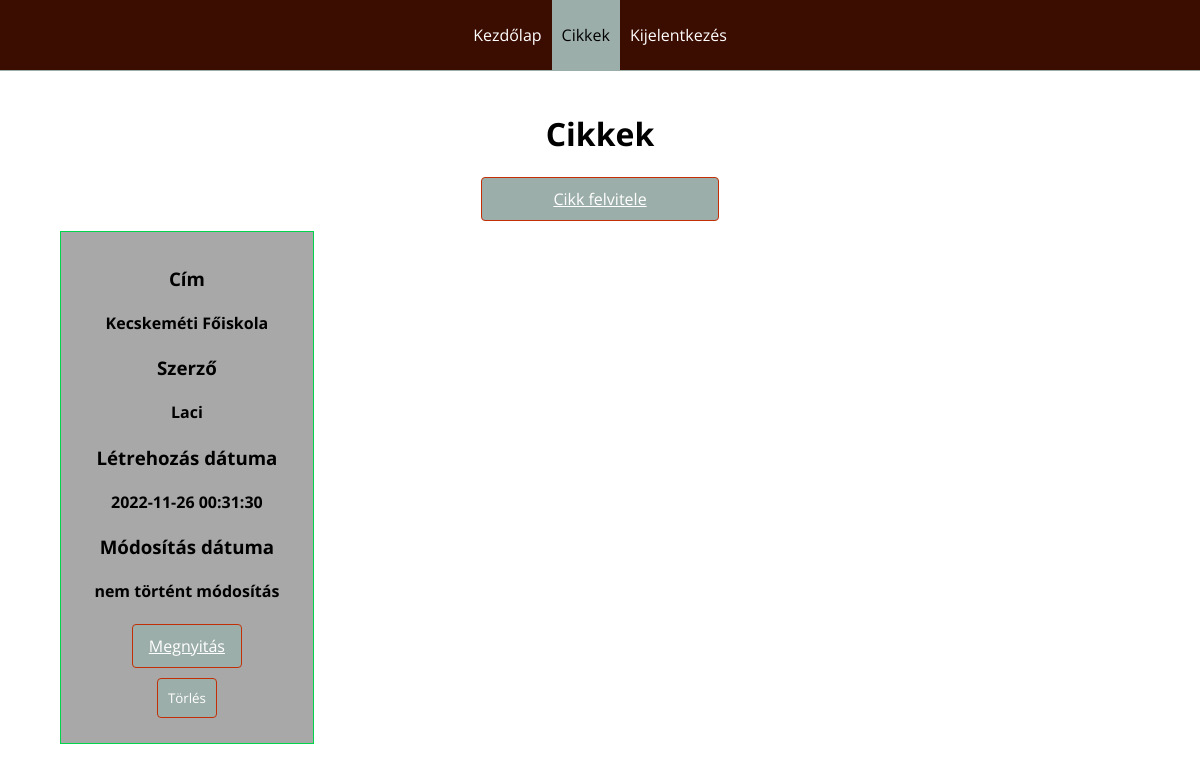
The page /?scene=admin&page=cikkek (signed in) on the database its author committed.
### tables this page shows
CREATE TABLE `menu` (
  `MenuID` int(11) NOT NULL,
  `MenuName` varchar(255) NOT NULL,
  `MenuUrl` varchar(255) NOT NULL,
  `Scene` varchar(255) NOT NULL,
  `AdminScene` tinyint(1) NOT NULL,
  `PublicScene` tinyint(1) NOT NULL,
  `RestrictedPage` tinyint(1) NOT NULL
);

CREATE TABLE `articles` (
  `ArticleID` int(11) NOT NULL,
  `Title` varchar(255) NOT NULL,
  `ShortDesc` text DEFAULT NULL,
  `Description` text DEFAULT NULL,
  `UserID` int(11) DEFAULT NULL,
  `CreationDate` timestamp NOT NULL DEFAULT current_timestamp(),
  `ModificationDate` datetime DEFAULT NULL
);

CREATE TABLE `users` (
  `UserID` int(11) NOT NULL,
  `UserName` varchar(255) DEFAULT NULL,
  `Email` varchar(255) DEFAULT NULL,
  `Pass` varchar(128) NOT NULL,
  `FirstName` varchar(255) DEFAULT NULL,
  `LastName` varchar(255) DEFAULT NULL,
  `RegDate` timestamp NOT NULL DEFAULT current_timestamp(),
  `LastModified` datetime DEFAULT NULL,
  `UserType` int(11) DEFAULT NULL
);

### app/models/Url.php (called while the page is built, shortened)
<?php
    trait Url {
        public function GetBaseUrl() {
            return HTTP_VERSION . HOST . LOCALHOSTPATH;
        }
        public function GetSceneAndPage() {
            $scene = isset($_GET["scene"]) ? $_GET["scene"] : "public";
            $page = isset($_GET["page"]) ? $_GET["page"] : "home";
            return [$scene, $page];
        }
    }
?>

### app/models/Conn.php (called while the page is built, shortened)
<?php
    class Conn {
        private $host = "localhost";
        private $dbName = "naplopo";
        private $charset = "utf8";
        private $userName = "root";
        private $pass = "";
        public function __construct() {
            try {
                $this->conn = new PDO("mysql:host={$this->host};dbname={$this->dbName};charset={$this->charset}",
                $this->userName, $this->pass);
            } catch(PDOException $ex) {
                die($ex->getMessage());
            }
        }
    }
?>

### app/init.php (called while the page is built, shortened)
<?php
    spl_autoload_register(function($className) {
        $path = "{$_SERVER["DOCUMENT_ROOT"]}/naplopo/app/controllers/{$className}.php";
        $path2 = "{$_SERVER["DOCUMENT_ROOT"]}/naplopo/app/models/{$className}.php";
    });
?>

### app/controllers/ArticlesController.php (called while the page is built, shortened)
<?php
    class ArticlesController extends Conn {
        public function __construct($title = "", $shortDesc = "",
        $desc = "", $articleID = 0) {
            $this->pc = new PermissionChecker();
        }
        public function GetArticlesAdmin() {
            $sql = "SELECT articles.*, users.UserName
            FROM articles
            INNER JOIN users
            ON articles.UserID = users.UserID ";
            $stmt = $this->conn->prepare($sql);
            if($_COOKIE["userType"] == 2) {
                $stmt->execute([
                    $_COOKIE["userID"]
                ]);
            } else {
                $stmt->execute();
            }
            $rows = $stmt->fetchAll(PDO::FETCH_ASSOC);
            return $rows;
        }
    }
?>

### pages/admin/cikkek.php (the view, shortened to what this page needs)
<?php
    $articles = new Articles();
    $articleData = $articles->GetArticlesAdmin();
?>
<div class="content center-text">
    <h1>Cikkek</h1>
    <a class="input btn input20p" href="<?=$this->GetBaseUrl()?>?scene=admin&page=cikk">Cikk felvitele</a>
    <div class="grid-4">
        <?php foreach($articleData as $art): ?>
            <div class="box">
                <h3>Cím</h3>
                <h4><?=$art["Title"]?></h4>
                <h3>Szerző</h3>
                <h4><?=$art["UserName"]?></h4>
                <h3>Létrehozás dátuma</h3>
                <h4><?=$art["CreationDate"]?></h4>
                <h3>Módosítás dátuma</h3>
                <h4><?=$art["ModificationDate"] !== null ? $art["ModificationDate"] : "nem történt módosítás"?></h4>
                <a class="input btn input40p" href="<?=$this->GetBaseUrl()?>?scene=admin&page=cikk&article_id=<?=$art["ArticleID"]?>">Megnyitás</a>
                <form method="POST">
                    <button class="input btn" name="articleIdBtn" value="<?=$art["ArticleID"]?>">Törlés</button>
                </form>
            </div>
        <?php endforeach; ?>
    </div>
</div>

### common/header.php
<?php
    $menus = $this->GetMenus();
?>
<nav>
    <ul>
        <?php foreach($menus as $menu): ?>
            <li class="<?=$this->HighlightMenu($menu["MenuUrl"])?>">
                <a href="<?=$this->GetBaseUrl()?>?scene=<?=$menu["Scene"]?>&page=<?=$menu["MenuUrl"]?>">
                    <?=$menu["MenuName"]?>
                </a>
            </li>
        <?php endforeach; ?>
        <?php if($this->sceneAndPage[0] == "admin"): ?>
            <li>
                <a href="<?=$this->GetBaseUrl()?>?logout=true">Kijelentkezés</a>
            </li>
        <?php endif; ?>
    </ul>
</nav>

### assets/styles/style.css (style rules this page uses)
body { margin:0; font-family: 'Open Sans', sans-serif; }
.content { max-width:1080px; padding:20px; text-align:justify; margin:auto; }
.center-text { text-align:center; }
nav { width:100%; height:70px; border-bottom:1px solid var(--mid-ash-grey); background-color:var(--darker-brown); }
nav ul { display:flex; justify-content: center; margin:0; padding:0; }
nav li { list-style:none; height:70px; line-height:70px; text-align:center; }
nav a { padding:10px; color:white; text-decoration:none; }
.highlight-menu { background-color:var(--mid-ash-grey); }
.highlight-menu a { color:black; }
.box { border:1px solid var(--light-ash-grey); background-color:var(--light-grey); padding:15px; }

### assets/styles/colors.css (style rules this page uses)
:root { --lighter-ash-grey:#a5d8b7; --light-ash-grey:#00d54b; --mid-ash-grey:#9CAEA9; --grey:#50ffff; --mid-brown:#c22f06; --darker-brown:#3b0c00; --light-grey:#a9a8a8; }

### assets/styles/grid.css (style rules this page uses)
.grid-4 { display:grid; grid-template-columns:repeat(4, 1fr); grid-gap:2%; }

### assets/styles/inputs.css (style rules this page uses)
.input { display:block; margin:10px auto; padding:10px; border-radius:4px; font-family: 'Open Sans', sans-serif; }
.btn { background-color:var(--mid-ash-grey); color:white; border:1px solid var(--mid-brown); cursor:pointer; }
.input20p { width:20%; }
.input40p { width:40%; }

### rows shown on the page
menu: MenuName "Kezdőlap"
menu: MenuName "Cikkek"
articles: Title "Kecskeméti Főiskola", UserID.UserName "Laci", CreationDate "2022-11-26 00:31:30", shows "nem történt módosítás", $art["ArticleID"] 1 (drawn)
